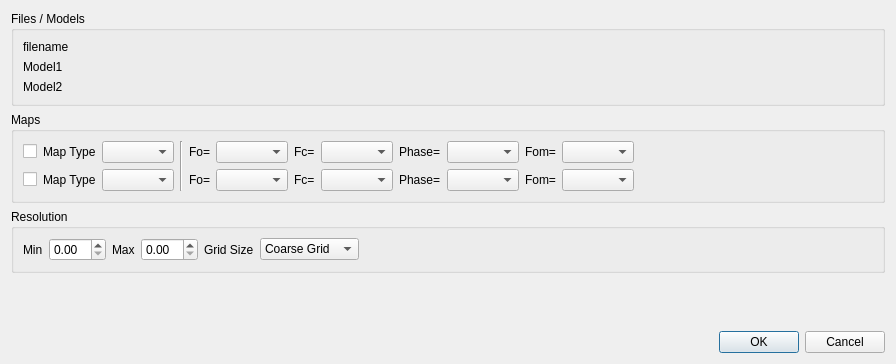
<ui version="4.0" >
 <class>PhaseFileLoadDialog</class>
 <widget class="QDialog" name="PhaseFileLoadDialog" >
  <property name="geometry" >
   <rect>
    <x>0</x>
    <y>0</y>
    <width>896</width>
    <height>364</height>
   </rect>
  </property>
  <property name="windowTitle" >
   <string>Phase File Loading Options</string>
  </property>
  <layout class="QVBoxLayout" name="verticalLayout_2" >
   <item>
    <widget class="QGroupBox" name="groupBox" >
     <property name="title" >
      <string>Files / Models</string>
     </property>
     <layout class="QVBoxLayout" name="verticalLayout" >
      <item>
       <widget class="QLabel" name="filename" >
        <property name="text" >
         <string>filename</string>
        </property>
       </widget>
      </item>
      <item>
       <widget class="QLabel" name="map1Model" >
        <property name="text" >
         <string>Model1</string>
        </property>
       </widget>
      </item>
      <item>
       <widget class="QLabel" name="map2Model" >
        <property name="text" >
         <string>Model2</string>
        </property>
       </widget>
      </item>
     </layout>
    </widget>
   </item>
   <item>
    <widget class="QGroupBox" name="groupBox_2" >
     <property name="title" >
      <string>Maps</string>
     </property>
     <layout class="QGridLayout" name="gridLayout" >
      <item row="0" column="0" >
       <widget class="QCheckBox" name="map1Check" >
        <property name="text" >
         <string/>
        </property>
       </widget>
      </item>
      <item row="0" column="3" >
       <widget class="QComboBox" name="map1Type" />
      </item>
      <item row="0" column="6" >
       <widget class="QComboBox" name="map1FoChoice" />
      </item>
      <item row="0" column="8" >
       <widget class="QComboBox" name="map1FcChoice" />
      </item>
      <item row="0" column="10" >
       <widget class="QComboBox" name="map1PhiChoice" />
      </item>
      <item row="0" column="12" >
       <widget class="QComboBox" name="map1FomChoice" />
      </item>
      <item row="0" column="2" >
       <widget class="QLabel" name="label_5" >
        <property name="text" >
         <string>Map Type</string>
        </property>
       </widget>
      </item>
      <item row="0" column="5" >
       <widget class="QLabel" name="map1F1Label" >
        <property name="text" >
         <string>Fo=</string>
        </property>
       </widget>
      </item>
      <item row="0" column="7" >
       <widget class="QLabel" name="fc1Label" >
        <property name="text" >
         <string>Fc=</string>
        </property>
       </widget>
      </item>
      <item row="0" column="9" >
       <widget class="QLabel" name="phase1Label" >
        <property name="text" >
         <string>Phase=</string>
        </property>
       </widget>
      </item>
      <item row="0" column="11" >
       <widget class="QLabel" name="fom1Label" >
        <property name="text" >
         <string>Fom=</string>
        </property>
       </widget>
      </item>
      <item row="1" column="12" >
       <widget class="QComboBox" name="map2FomChoice" />
      </item>
      <item row="1" column="10" >
       <widget class="QComboBox" name="map2PhiChoice" />
      </item>
      <item row="1" column="8" >
       <widget class="QComboBox" name="map2FcChoice" />
      </item>
      <item row="1" column="6" >
       <widget class="QComboBox" name="map2FoChoice" />
      </item>
      <item row="1" column="3" >
       <widget class="QComboBox" name="map2Type" />
      </item>
      <item row="1" column="11" >
       <widget class="QLabel" name="fom2Label" >
        <property name="text" >
         <string>Fom=</string>
        </property>
       </widget>
      </item>
      <item row="1" column="9" >
       <widget class="QLabel" name="phase2Label" >
        <property name="text" >
         <string>Phase=</string>
        </property>
       </widget>
      </item>
      <item row="1" column="7" >
       <widget class="QLabel" name="fc2Label" >
        <property name="text" >
         <string>Fc=</string>
        </property>
       </widget>
      </item>
      <item row="1" column="5" >
       <widget class="QLabel" name="map2F1Label" >
        <property name="text" >
         <string>Fo=</string>
        </property>
       </widget>
      </item>
      <item row="1" column="2" >
       <widget class="QLabel" name="label_14" >
        <property name="text" >
         <string>Map Type</string>
        </property>
       </widget>
      </item>
      <item row="1" column="0" >
       <widget class="QCheckBox" name="map2Check" >
        <property name="text" >
         <string/>
        </property>
       </widget>
      </item>
      <item rowspan="2" row="0" column="4" >
       <widget class="Line" name="line" >
        <property name="orientation" >
         <enum>Qt::Vertical</enum>
        </property>
       </widget>
      </item>
      <item row="0" column="13" >
       <spacer name="horizontalSpacer_2" >
        <property name="orientation" >
         <enum>Qt::Horizontal</enum>
        </property>
        <property name="sizeHint" stdset="0" >
         <size>
          <width>40</width>
          <height>20</height>
         </size>
        </property>
       </spacer>
      </item>
      <item row="1" column="13" >
       <spacer name="horizontalSpacer_3" >
        <property name="orientation" >
         <enum>Qt::Horizontal</enum>
        </property>
        <property name="sizeHint" stdset="0" >
         <size>
          <width>40</width>
          <height>20</height>
         </size>
        </property>
       </spacer>
      </item>
     </layout>
    </widget>
   </item>
   <item>
    <widget class="QGroupBox" name="groupBox_3" >
     <property name="title" >
      <string>Resolution</string>
     </property>
     <layout class="QHBoxLayout" name="horizontalLayout" >
      <item>
       <widget class="QLabel" name="label_2" >
        <property name="text" >
         <string>Min</string>
        </property>
       </widget>
      </item>
      <item>
       <widget class="QDoubleSpinBox" name="resmin" />
      </item>
      <item>
       <widget class="QLabel" name="label_3" >
        <property name="text" >
         <string>Max</string>
        </property>
       </widget>
      </item>
      <item>
       <widget class="QDoubleSpinBox" name="resmax" />
      </item>
      <item>
       <widget class="QLabel" name="label_4" >
        <property name="text" >
         <string>Grid Size</string>
        </property>
       </widget>
      </item>
      <item>
       <widget class="QComboBox" name="gridChoice" >
        <item>
         <property name="text" >
          <string>Coarse Grid</string>
         </property>
        </item>
        <item>
         <property name="text" >
          <string>Medium Grid</string>
         </property>
        </item>
        <item>
         <property name="text" >
          <string>Fine Grid</string>
         </property>
        </item>
       </widget>
      </item>
      <item>
       <spacer name="horizontalSpacer" >
        <property name="orientation" >
         <enum>Qt::Horizontal</enum>
        </property>
        <property name="sizeHint" stdset="0" >
         <size>
          <width>40</width>
          <height>20</height>
         </size>
        </property>
       </spacer>
      </item>
     </layout>
    </widget>
   </item>
   <item>
    <spacer name="verticalSpacer" >
     <property name="orientation" >
      <enum>Qt::Vertical</enum>
     </property>
     <property name="sizeHint" stdset="0" >
      <size>
       <width>20</width>
       <height>1</height>
      </size>
     </property>
    </spacer>
   </item>
   <item>
    <widget class="QDialogButtonBox" name="buttonBox" >
     <property name="orientation" >
      <enum>Qt::Horizontal</enum>
     </property>
     <property name="standardButtons" >
      <set>QDialogButtonBox::Cancel|QDialogButtonBox::Ok</set>
     </property>
    </widget>
   </item>
  </layout>
 </widget>
 <resources/>
 <connections>
  <connection>
   <sender>buttonBox</sender>
   <signal>accepted()</signal>
   <receiver>PhaseFileLoadDialog</receiver>
   <slot>accept()</slot>
   <hints>
    <hint type="sourcelabel" >
     <x>248</x>
     <y>254</y>
    </hint>
    <hint type="destinationlabel" >
     <x>157</x>
     <y>274</y>
    </hint>
   </hints>
  </connection>
  <connection>
   <sender>buttonBox</sender>
   <signal>rejected()</signal>
   <receiver>PhaseFileLoadDialog</receiver>
   <slot>reject()</slot>
   <hints>
    <hint type="sourcelabel" >
     <x>316</x>
     <y>260</y>
    </hint>
    <hint type="destinationlabel" >
     <x>286</x>
     <y>274</y>
    </hint>
   </hints>
  </connection>
 </connections>
</ui>
